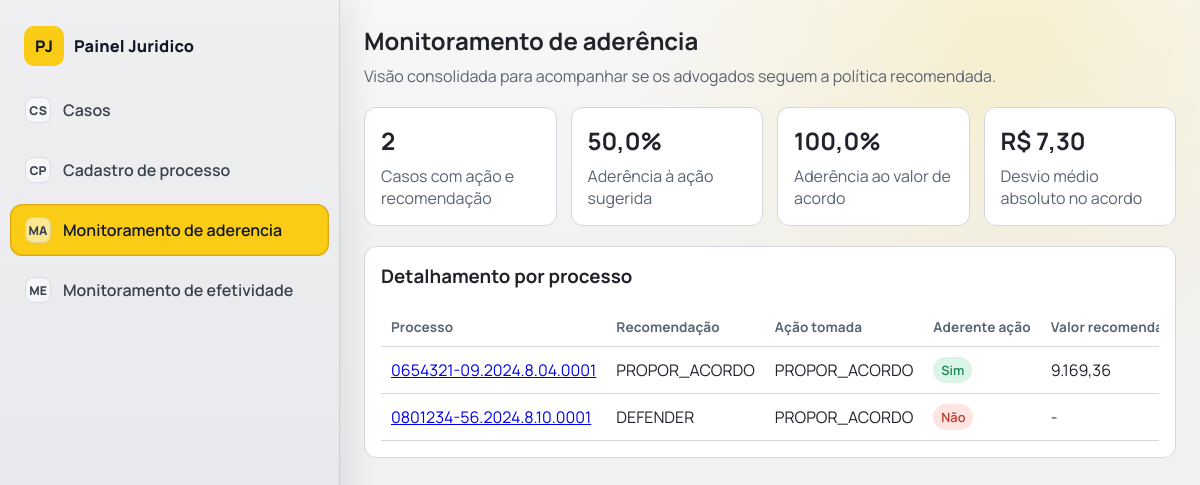
Page /monitoramento-aderencia/ on the committed database.
### legalapp/models.py (models this page shows, shortened)
class TimeStampedModel(models.Model):
	created_at = models.DateTimeField(auto_now_add=True)
	updated_at = models.DateTimeField(auto_now=True)
	class Meta:
		abstract = True

class LegalCase(TimeStampedModel):
	numero_processo = models.CharField(
		max_length=25,
		unique=True,
		validators=[
			RegexValidator(
				regex=r'^\d{7}-\d{2}\.\d{4}\.\d\.\d{2}\.\d{4}$',
				message='Número do processo deve seguir o padrão CNJ (ex: 1764352-89.2025.8.06.1818).',
			)
		],
	)
	uf = models.CharField(max_length=2, null=True, choices=UF_CHOICES)
	assunto = models.CharField(
		max_length=64,
		null = True,
		choices=ASSUNTO_CHOICES,
		default='NAO_RECONHECE_OPERACAO',
	)
	sub_assunto = models.CharField(max_length=20, null=True, choices=SUB_ASSUNTO_CHOICES)
	valor_causa = models.DecimalField(max_digits=10, decimal_places=2, null=True)
	has_contrato = models.BooleanField(default=False)
	has_extrato = models.BooleanField(default=False)
	has_comprovante_credito = models.BooleanField(default=False)
	has_dossie = models.BooleanField(default=False)
	has_demonstrativo_evolucao_divida = models.BooleanField(default=False)
	has_laudo_referenciado = models.BooleanField(default=False)
	class Meta:
		ordering = ['-created_at']

class CaseRecommendation(TimeStampedModel):
	case = models.OneToOneField(
		LegalCase,
		on_delete=models.CASCADE,
		related_name='recommendation',
	)
	probabilidade_perder_caso = models.DecimalField(
		max_digits=5,
		decimal_places=4,
		validators=[MinValueValidator(0), MaxValueValidator(1)],
	)
	valor_esperado_condenacao = models.DecimalField(
		max_digits=10,
		decimal_places=2,
		validators=[MinValueValidator(0)],
	)
	sugestao_acao = models.CharField(max_length=13, choices=ACTION_CHOICES)
	valor_para_acordo = models.DecimalField(
		max_digits=10,
		decimal_places=2,
		null=True,
		validators=[MinValueValidator(0)],
	)
	class Meta:
		ordering = ['-created_at']

class LawyerAction(TimeStampedModel):
	case = models.OneToOneField(
		LegalCase,
		on_delete=models.CASCADE,
		related_name='action',
	)
	acao = models.CharField(max_length=13, choices=ACTION_CHOICES)
	valor_acordo = models.DecimalField(
		max_digits=10,
		decimal_places=2,
		null=True,
		validators=[MinValueValidator(0)],
	)
	resultado_macro = models.CharField(max_length=12, null=True, choices=RESULTADO_MACRO_CHOICES)
	resultado_micro = models.CharField(max_length=24, null=True, choices=RESULTADO_MICRO_CHOICES)
	valor_condenacao = models.DecimalField(max_digits=10, decimal_places=2, null=True)
	same_action_taken = models.BooleanField()
	valor_acordo_in_range = models.BooleanField(null=True)
	shift_valor_acordo = models.DecimalField(max_digits=10, decimal_places=2, null=True)
	class Meta:
		ordering = ['-created_at']

### legalapp/views.py (the view, shortened to what this page needs)
# urls.py: path('monitoramento-aderencia/', monitoramento_aderencia_page, name='monitoramento-aderencia'),
def monitoramento_aderencia_page(request):
	actions = (
		LegalCase.objects.select_related('recommendation', 'action')
		.filter(action__isnull=False, recommendation__isnull=False)
	)
	total = actions.count()
	rows = []
	aderentes_acao = 0
	total_acordos_aderentes = 0
	acordos_dentro_faixa = 0
	soma_shift_abs = 0.0
	qtd_shift = 0
	for case in actions:
		recommendation = case.recommendation
		action = case.action
		same_action = bool(action.same_action_taken)
		if same_action:
			aderentes_acao += 1
		valor_ok = action.valor_acordo_in_range
		shift = float(action.shift_valor_acordo) if action.shift_valor_acordo is not None else None
		if shift is not None:
			soma_shift_abs += abs(shift)
			qtd_shift += 1
		if recommendation.sugestao_acao == 'PROPOR_ACORDO' and action.acao == 'PROPOR_ACORDO':
			total_acordos_aderentes += 1
			if valor_ok is True:
				acordos_dentro_faixa += 1
		rows.append({
			'case_id': case.id,
			'numero_processo': case.numero_processo,
			'acao_recomendada': recommendation.sugestao_acao,
			'acao_tomada': action.acao,
			'aderente_acao': same_action,
			'valor_recomendado': recommendation.valor_para_acordo,
			'valor_tomado': action.valor_acordo,
			'aderente_valor': valor_ok,
			'shift_valor': action.shift_valor_acordo,
		})
	context = {
		'total': total,
		'aderencia_acao_pct': (aderentes_acao / total) * 100,
		'aderencia_valor_pct': ((acordos_dentro_faixa / total_acordos_aderentes) * 100) if total_acordos_aderentes else 0.0,
		'desvio_medio': (soma_shift_abs / qtd_shift) if qtd_shift else 0.0,
		'rows': rows,
		'active_nav': 'monitoramento-aderencia',
	}
	return render(request, 'legalapp/monitoramento-aderencia.html', context)

### legalapp/templates/legalapp/monitoramento-aderencia.html (shortened to what this page needs)
<!DOCTYPE html>
<html lang="pt-br">
<head>
    {% load static %}
    <link rel="stylesheet" href="{% static 'legalapp/css/sidebar-nav.css' %}">
    <link rel="stylesheet" href="{% static 'legalapp/css/monitoramento-aderencia.css' %}">
</head>
<body>
    <div class="layout">
        {% include 'legalapp/_sidebar.html' %}
        <main class="content">
    <div class="page">
        <section class="hero">
            <div>
                <h1>Monitoramento de aderência</h1>
                <p>Visão consolidada para acompanhar se os advogados seguem a política recomendada.</p>
            </div>
        </section>
        <section class="kpis">
            <article class="kpi-card">
                <h2>{{ total }}</h2>
                <p>Casos com ação e recomendação</p>
            </article>
            <article class="kpi-card">
                <h2>{{ aderencia_acao_pct|floatformat:1 }}%</h2>
                <p>Aderência à ação sugerida</p>
            </article>
            <article class="kpi-card">
                <h2>{{ aderencia_valor_pct|floatformat:1 }}%</h2>
                <p>Aderência ao valor de acordo</p>
            </article>
            <article class="kpi-card">
                <h2>R$ {{ desvio_medio|floatformat:2 }}</h2>
                <p>Desvio médio absoluto no acordo</p>
            </article>
        </section>
        <section class="table-card">
            <h3>Detalhamento por processo</h3>
            <div class="table-wrap">
                <table>
                    <thead>
                        <tr>
                            <th>Processo</th>
                            <th>Recomendação</th>
                            <th>Ação tomada</th>
                            <th>Aderente ação</th>
                            <th>Valor recomendado</th>
                        </tr>
                    </thead>
                    <tbody>
                        {% for row in rows %}
                            <tr>
                                <td><a href="{% url 'legalapp:case-detail' row.case_id %}">{{ row.numero_processo }}</a></td>
                                <td>{{ row.acao_recomendada }}</td>
                                <td>{{ row.acao_tomada }}</td>
                                <td>
                                    {% if row.aderente_acao %}
                                        <span class="badge ok">Sim</span>
                                    {% else %}
                                        <span class="badge no">Não</span>
                                    {% endif %}
                                </td>
                                <td>{{ row.valor_recomendado|default:'-' }}</td>
                            </tr>
                        {% empty %}
                            <tr>
                                <td colspan="8" class="empty">Nenhum caso com recomendação + ação registrada.</td>
                            </tr>
                        {% endfor %}
                    </tbody>
                </table>
            </div>
        </section>
    </div>
        </main>
    </div>
</body>
</html>

### legalapp/static/legalapp/css/sidebar-nav.css (style rules this page uses)
:root { --sidebar-collapsed: 100px; --sidebar-expanded: 340px; --sidebar-bg: linear-gradient(180deg, #efeff1 0%, #e4e6ea 100%); --sidebar-line: rgba(107, 114, 128, 0.22); --sidebar-text: #394150; --sidebar-strong: #111827; --sidebar-hover: rgba(250, 204, 21, 0.2); --sidebar-active: #facc15; --content-shift: var(--sidebar-collapsed); }
html, body { margin: 0; width: 100%; font-family: "Manrope", "Sora", "Avenir Next", "Segoe UI", sans-serif; }
.layout { min-height: 100vh; position: relative; overflow-x: hidden; }
.content { margin-left: var(--content-shift); width: calc(100vw - var(--content-shift)); min-width: 0; transition: margin-left .28s ease, width .28s ease; }

### legalapp/static/legalapp/css/monitoramento-aderencia.css (style rules this page uses)
:root { --bg: #f2f2f3; --card: #ffffff; --text: #20232a; --muted: #5a6472; --line: #d4d7dd; --ok: #198754; --no: #c0392b; --na: #6c757d; --accent: #facc15; }
* { box-sizing: border-box; }
body { margin: 0; font-family: "Manrope", "Sora", "Avenir Next", "Segoe UI", sans-serif; background: radial-gradient(circle at 84% 5%, rgba(250, 204, 21, 0.18), transparent 30%), linear-gradient(180deg, #f7f7f8 0%, var(--bg) 30%, #eeeff1 100%); color: var(--text); }
.page { max-width: 1200px; margin: 0 auto; padding: 24px; }
.hero { display: flex; justify-content: space-between; align-items: flex-start; gap: 16px; margin-bottom: 20px; }
.hero h1 { margin: 0 0 8px; }
.hero p { margin: 0; color: var(--muted); }
.kpis { display: grid; grid-template-columns: repeat(4, minmax(0, 1fr)); gap: 14px; margin-bottom: 20px; }
.kpi-card { background: var(--card); border: 1px solid var(--line); border-radius: 12px; padding: 16px; }
.kpi-card h2 { margin: 0 0 8px; }
.kpi-card p { margin: 0; color: var(--muted); }
.table-card { background: var(--card); border: 1px solid var(--line); border-radius: 12px; padding: 16px; }
.table-card h3 { margin-top: 0; }
.table-wrap { overflow-x: auto; }
table { width: 100%; border-collapse: collapse; }
th, td { text-align: left; padding: 10px; border-bottom: 1px solid var(--line); white-space: nowrap; }
th { font-size: 0.85rem; letter-spacing: 0.01em; color: var(--muted); }
.badge { display: inline-block; padding: 4px 8px; border-radius: 999px; font-size: 0.8rem; font-weight: 600; }
.badge.ok { background: #daf4e7; color: var(--ok); }
.badge.no { background: #fde5e2; color: var(--no); }

### rows in the picture
LegalCase: numero_processo "0654321-09.2024.8.04.0001"
CaseRecommendation: acao_recomendada "PROPOR_ACORDO", valor_recomendado "9.169,36"
LawyerAction: acao_tomada "PROPOR_ACORDO"
LegalCase: numero_processo "0801234-56.2024.8.10.0001"
CaseRecommendation: acao_recomendada "DEFENDER"
LawyerAction: acao_tomada "PROPOR_ACORDO"

### other values in the picture
{{ total }} "2"
{{ aderencia_acao_pct|floatformat:1 }} "50,0"
{{ aderencia_valor_pct|floatformat:1 }} "100,0"
{{ desvio_medio|floatformat:2 }} "7,30"
{{ row.valor_recomendado|default:'-' }} "-"
